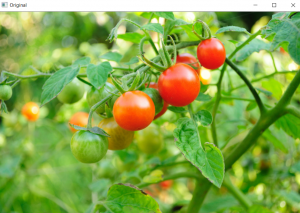
#> input picture ImgProcessing/fruit.png, 300 x 213 px, given in place of the camera
$ python colorDetectCamera.py
#> lines starting #> are read from the running program, lines starting #| are printed output that depends on the picture; after the words box and inside, x2 and y2 are one past the last pixel; in counts of white or black regions, pixels touching at a corner belong together
#> further down, frame is the input picture: shape (213, 300, 3); mean B, G, R 74.3, 165.6, 134.1
import cv2
import numpy as np

color_ranges = {
    'Red': (np.array([0, 50, 50]), np.array([10, 255, 255])),
    'Green': (np.array([38, 50, 50]), np.array([78, 255, 255])),
    'Blue': (np.array([78, 50, 50]), np.array([131, 255, 255]))
}


color_colors = {
    'Red': (0, 0, 255),
    'Green': (0, 255, 0),
    'Blue': (255, 0, 0)
}

def process_frame(frame):
    display_frame = frame.copy()
    hsv = cv2.cvtColor(frame, cv2.COLOR_BGR2HSV)
#> hsv: shape (213, 300, 3); mean H, S, V 40.5, 157.1, 175.1

    for color, (lower_bound, upper_bound) in color_ranges.items():
        mask = cv2.inRange(hsv, lower_bound, upper_bound)


        contours, _ = cv2.findContours(mask, cv2.RETR_EXTERNAL, cv2.CHAIN_APPROX_SIMPLE)

        for contour in contours:
            if cv2.contourArea(contour) > 500:
                x, y, w, h = cv2.boundingRect(contour)

                cv2.rectangle(display_frame, (x, y), (x + w, y + h),
                            color_colors[color], 3)

                cv2.putText(display_frame, color, (x, y-10),
                          cv2.FONT_HERSHEY_SIMPLEX, 0.6, color_colors[color], 2)
#> this loop made 3 passes
#> contours on pass 3: 16 contours, all with area under 20
#> pass 1, in process_frame, `mask = cv2.inRange(hsv, lower_bound, upper_bound)`:
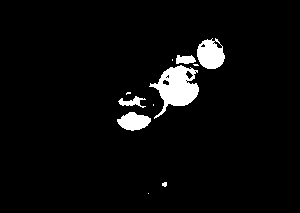
#> mask: shape (213, 300); 4.2% white; 11 white regions (5 under 20 px), largest, box (x1, y1, x2, y2) and area: (149, 65, 199, 119) 1312, (197, 38, 225, 69) 627, (117, 112, 151, 131) 434, (118, 96, 146, 108) 149, (176, 55, 196, 64) 139, (162, 182, 167, 187) 20
#> pass 2, in process_frame, `mask = cv2.inRange(hsv, lower_bound, upper_bound)`:
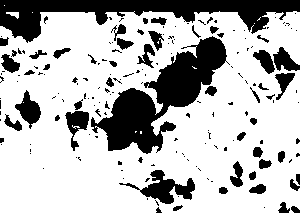
#> mask: shape (213, 300); 72.6% white; 178 black regions (127 under 20 px), largest, box (x1, y1, x2, y2) and area: (91, 36, 230, 154) 5983, (0, 0, 300, 43) 5280, (119, 170, 195, 204) 953
#> pass 3, in process_frame, `mask = cv2.inRange(hsv, lower_bound, upper_bound)`:
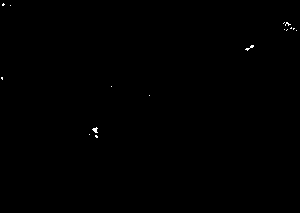
#> mask: shape (213, 300); 0.13% white in thin lines or dots, all inside (x1, y1, x2, y2) = (1, 3, 297, 138)
#> after the loop:
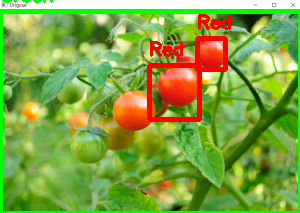
#> display_frame: shape (213, 300, 3); 8.36% of pixels changed, all inside (x1, y1, x2, y2) = (0, 0, 300, 213)

    return display_frame


cap = cv2.VideoCapture(0)

if not cap.isOpened():
    print("Error: Could not open video.")
    exit()

while True:
    ret, frame = cap.read()
    if not ret:
        print("Failed to grab frame.")
        break


    processed_frame = process_frame(frame)


    cv2.putText(processed_frame, "Color Tracker: Red, Green, Blue", (10, 30),
                cv2.FONT_HERSHEY_SIMPLEX, 0.8, (255, 255, 255), 2)
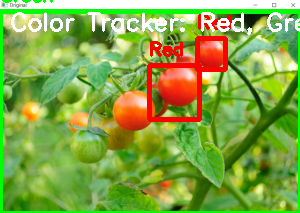
#> processed_frame: shape (213, 300, 3); 2.77% of pixels changed, all inside (x1, y1, x2, y2) = (11, 12, 300, 35)


    cv2.imshow('Color Tracker', processed_frame)


    if cv2.waitKey(1) == ord('q'):
#> (key q is pressed here)
        break

cap.release()
cv2.destroyAllWindows()
